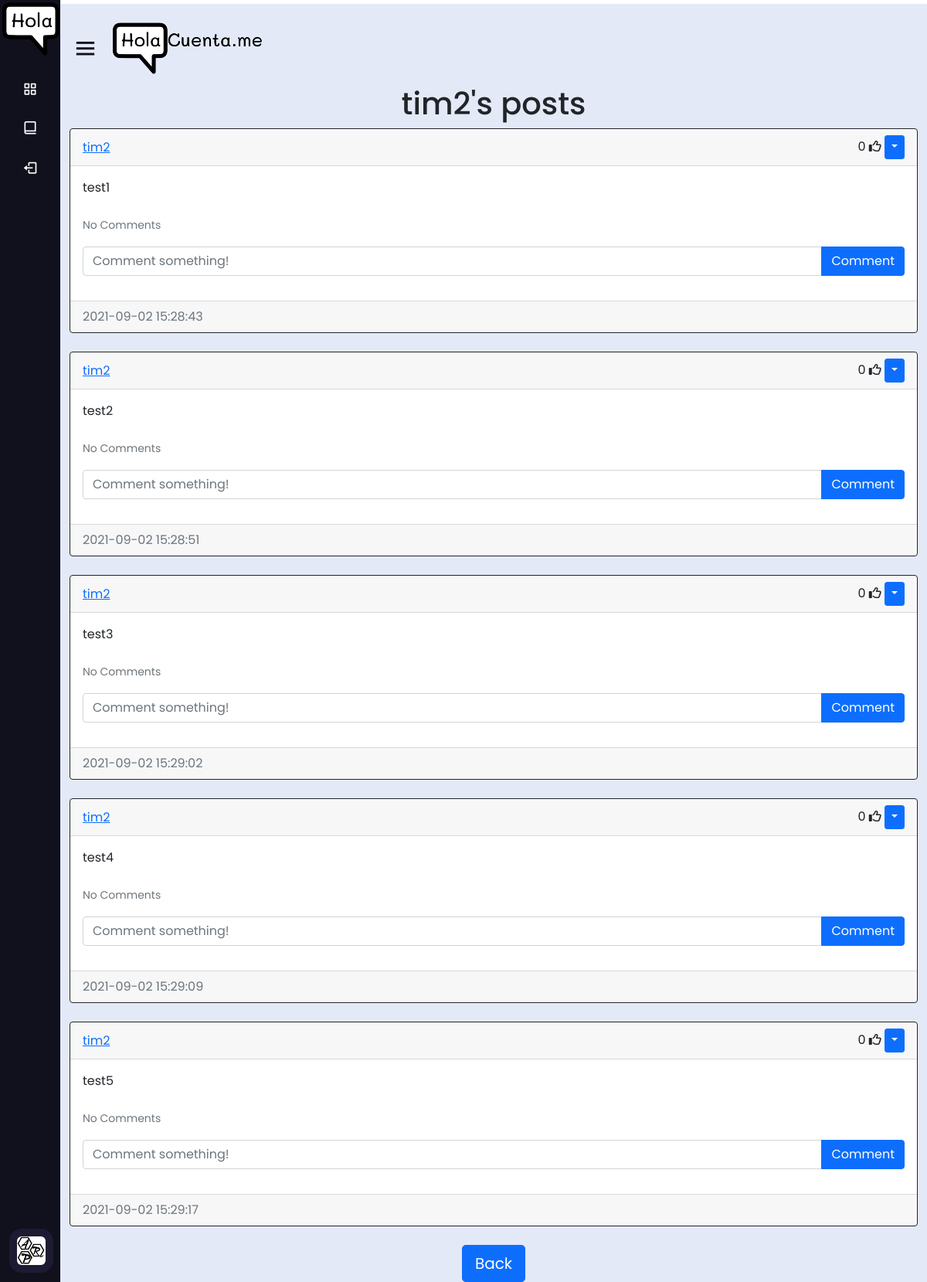
/posts/tim2 (signed in), run on an earlier commit of the app's database.
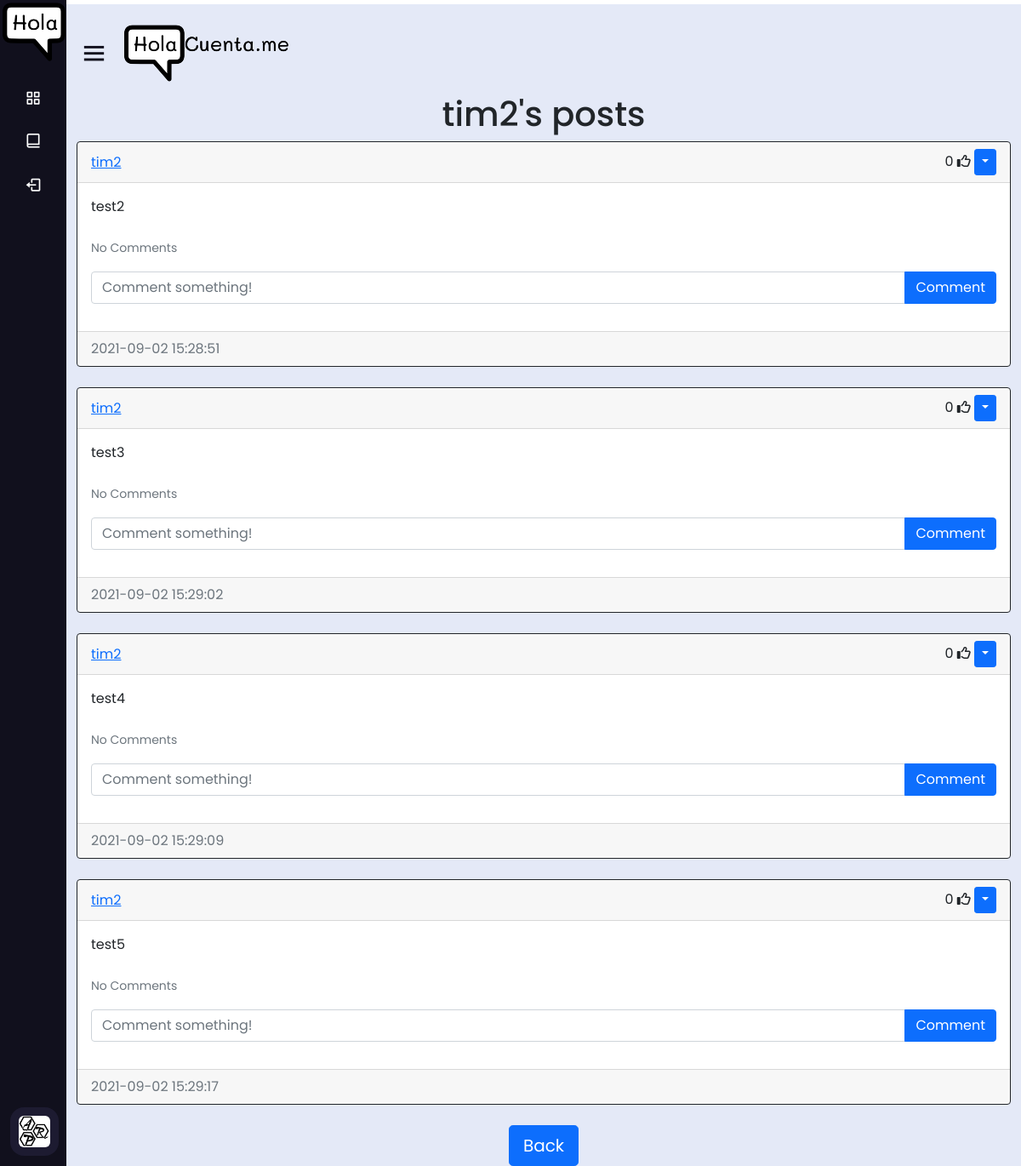
And on a later commit of the database.
### website/models.py (models this page shows)
class Post(db.Model):
    id = db.Column(db.Integer, primary_key=True)
    text = db.Column(db.Text, nullable=False)
    date_created = db.Column(db.DateTime(timezone=True), default=func.now())
    author = db.Column(db.Integer, db.ForeignKey(
        'user.id', ondelete="CASCADE"), nullable=False)
    comments = db.relationship('Comment', backref='post', passive_deletes=True)
    likes = db.relationship('Like', backref='post', passive_deletes=True)

class User(db.Model, UserMixin):
    id = db.Column(db.Integer, primary_key=True)
    email = db.Column(db.String(150), unique=True)
    username = db.Column(db.String(150), unique=True)
    password = db.Column(db.String(150))
    date_created = db.Column(db.DateTime(timezone=True), default=func.now())
    posts = db.relationship('Post', backref='user', passive_deletes=True)
    comments = db.relationship('Comment', backref='user', passive_deletes=True)
    likes = db.relationship('Like', backref='user', passive_deletes=True)

### website/views.py (the view)
@views.route("/posts/<username>")
@login_required
def posts(username):
    user = User.query.filter_by(username=username).first()
    if not user:
        flash('No user with that username exists.', category='error')
        return redirect(url_for('views.home'))
    posts = user.posts
    return render_template("posts.html", user=current_user, posts=posts, username=username)

### website/__init__.py (called while the page is built)
def create_app():
    app = Flask(__name__)
    app.config['SECRET_KEY'] = "helloworld"
    app.config['SQLALCHEMY_DATABASE_URI'] = f'sqlite:///{DB_NAME}'
    db.init_app(app)
    from .views import views
    from .auth import auth
    app.register_blueprint(views, url_prefix="/")
    app.register_blueprint(auth, url_prefix="/")
    from .models import User, Post, Comment, Like
    create_database(app)
    login_manager = LoginManager()
    login_manager.login_view = "auth.login"
    login_manager.init_app(app)
    @login_manager.user_loader
    def load_user(id):
        return User.query.get(int(id))
    return app

### website/templates/posts.html (shortened to what this page needs)
{% extends "posts_div.html" %}  {% block header %} {{username}}'s posts {% endblock %} {% block footer %}
<div align="center">
  <a href="/home"
    ><button type="button" class="btn btn-primary btn-lg">Back</button></a
  >
</div>
{% endblock %}

### website/templates/posts_div.html (shortened to what this page needs)
{% extends "base.html" %} {% block title %}Home{% endblock %} {% block content
%}
<h1 align="center">{% block header %}Posts{% endblock %}</h1>
<div id="posts">
  {% for post in posts %}
  <div class="card border-dark">
    <div class="card-header d-flex justify-content-between align-items-center">
      <a href="/posts/{{post.user.username}}">{{post.user.username}}</a>
      <div>
        <span id="likes-count-{{post.id}}">
        {{ post.likes|length }}</span>
        {% if user.id in post.likes|map(attribute="author")|list %}
        <i
          class="fas fa-thumbs-up"
          id="like-button-{{post.id}}"
          onclick="like({{post.id}})"
        ></i>
        {% else %}
        <i
          class="far fa-thumbs-up"
          id="like-button-{{post.id}}"
          onclick="like({{post.id}})"
        ></i>
        {% endif %} {% if user.id == post.author %}
        <div class="btn-group">
          <button
            type="button"
            class="btn btn-sm btn-primary dropdown-toggle"
            data-bs-toggle="dropdown"
          ></button>
        </div>
        {% endif %}
      </div>
    </div>
    <div class="card-body">
      <div class="card-text">{{post.text}}</div>
      <br />
      <p class="card-text">
        {% if post.comments|length > 0 %}
        <a data-bs-toggle="collapse" href="#comments-{{post.id}}" role="button">
          <small>View {{post.comments|length}} Comments</small>
        </a>
        {% else %}
        <small class="text-muted">No Comments</small>
        {% endif %}
      </p>
      <form
        class="input-group mb-3"
        method="POST"
        action="/create-comment/{{post.id}}"
      >
        <input
          type="text"
          id="text"
          name="text"
          class="form-control"
          placeholder="Comment something!"
        />
        <button type="submit" class="btn btn-primary">Comment</button>
      </form>
    </div>
    <div class="card-footer text-muted">{{post.date_created}}</div>
  </div>
  <br /> {% endfor %}
</div>
{% block footer %}{% endblock %} {% endblock %}

What changed in the data, as far as the page shows it:
removed Post: user.username "tim2", likes|length "0", text "test1", date_created "2021-09-02 15:28:43"
